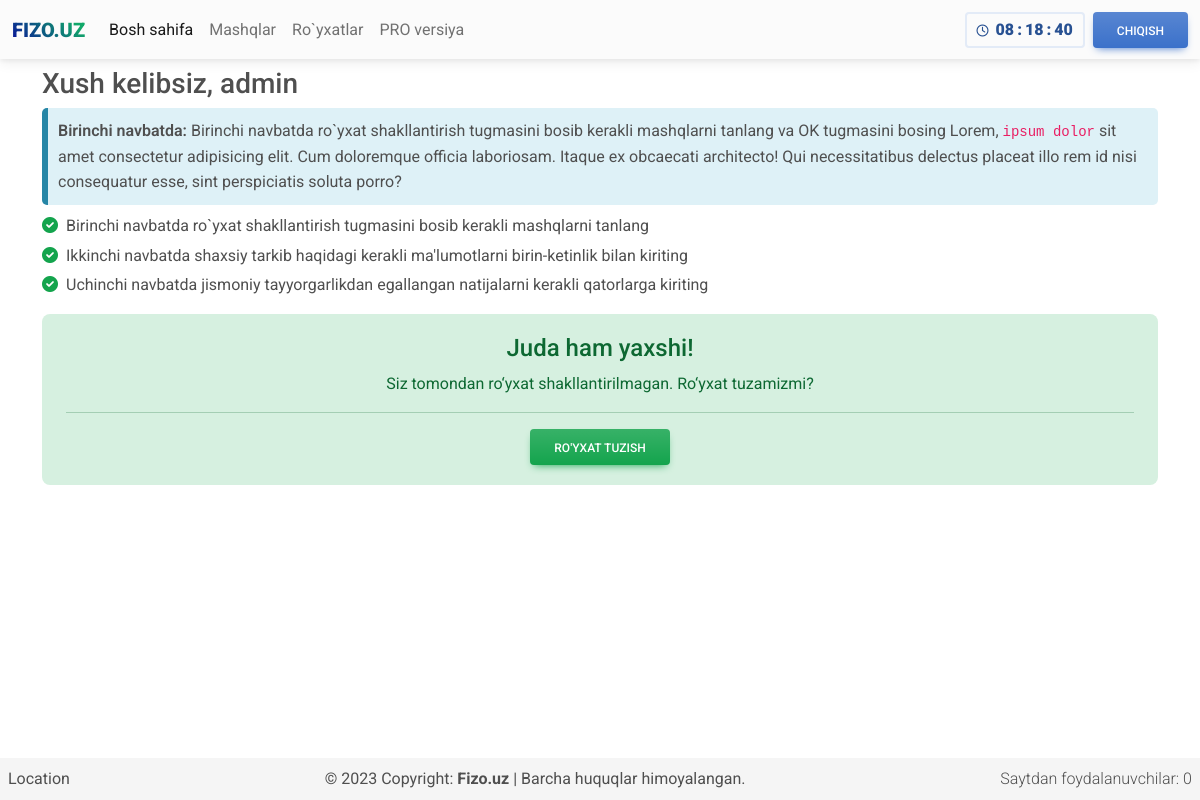
Before: /vedemosti.php (signed in) with the older database file.
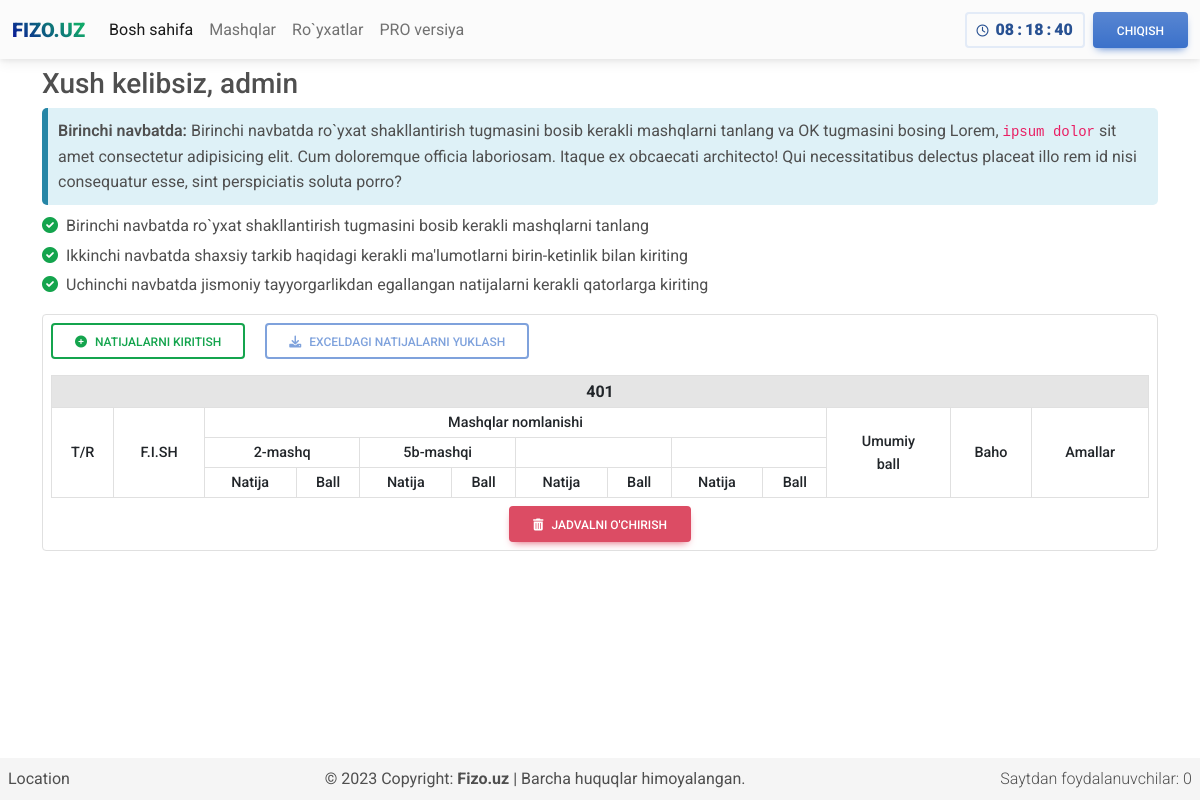
After: the same page with the newer database file.
### tables this page shows
CREATE TABLE `users` (
  `id` int(11) NOT NULL,
  `username` varchar(255) NOT NULL,
  `password` varchar(255) NOT NULL,
  `name` varchar(255) NOT NULL,
  `bolinmanomi` varchar(255) DEFAULT NULL,
  `1-mashq` varchar(255) DEFAULT NULL,
  `2-mashq` varchar(255) DEFAULT NULL,
  `3-mashq` varchar(255) DEFAULT NULL,
  `4-mashq` varchar(255) DEFAULT NULL
);

### vedemosti.php (the view, shortened to what the changed rows need)
<?php
if (isset($_SESSION['id']) && isset($_SESSION['username'])) {
include 'db_conn.php';
$resuserbolinma = mysqli_query($conn, "SELECT * FROM userbolinma");
$row_bolinmanomi = mysqli_fetch_row(mysqli_query($conn, "SELECT bolinmanomi, `1-mashq`, `2-mashq`, `3-mashq`, `4-mashq` FROM users WHERE `id` =".$_SESSION['id']));
$bolinmanomi = $row_bolinmanomi[0];
$mashqnomi1 = mysqli_fetch_row(mysqli_query($conn, "SELECT `mashq_nomi`, mashq_server_nomi FROM mashqlar WHERE `mashqlar_id` = '$row_bolinmanomi[1]'"));
$mashqnomi2 = mysqli_fetch_row(mysqli_query($conn, "SELECT `mashq_nomi`, mashq_server_nomi FROM mashqlar WHERE `mashqlar_id` = '$row_bolinmanomi[2]'"));
$mashqnomi3 = mysqli_fetch_row(mysqli_query($conn, "SELECT `mashq_nomi`, mashq_server_nomi FROM mashqlar WHERE `mashqlar_id` = '$row_bolinmanomi[3]'"));
$mashqnomi4 = mysqli_fetch_row(mysqli_query($conn, "SELECT `mashq_nomi`, mashq_server_nomi FROM mashqlar WHERE `mashqlar_id` = '$row_bolinmanomi[4]'"));
 ?>
<!DOCTYPE html>
<html>
<head>
	<link rel="stylesheet" type="text/css" href="style.css">
     <link href="https://cdnjs.cloudflare.com/ajax/libs/font-awesome/6.0.0/css/all.min.css" rel="stylesheet" />
     <link href="https://cdn.jsdelivr.net/npm/bootstrap@5.3.0-alpha3/dist/css/bootstrap.min.css" rel="stylesheet">
     <link rel="stylesheet" href="css/mdb.min.css" />
</head>
<body>
     <main>
          <div class="container mt-1 mt-1">
               <section class="pb-4">
                    <?php
                    if(empty($bolinmanomi) === true){
                    ?>
                    <div class="container divroyxat p-0">
                         <div class="alert alert-success royxat">
                              <div class="d-flex justify-content-center">
                              <h4>Juda ham yaxshi!</h4>
                              </div>
                              <div class="d-flex justify-content-center dobavit">
                              <p class="royxat">Siz tomondan ro‘yxat shakllantirilmagan. Ro‘yxat tuzamizmi?</p>
                              </div>
                              <hr>
                              <div class="d-flex justify-content-center dobavit">
                                   <button type="button" class="btn btn-success bg-gradient" data-bs-toggle="modal" data-bs-target="#ModalCreateTable">Ro'yxat tuzish</button>
                              </div>
                              </div>
                         </div>
                    </div>
                    <?php
                    } else {
                    ?>
                    <div class="bg-white border rounded-2">
                    <button type="button" class="btn btn-outline-success m-2" data-mdb-ripple-color="dark" data-bs-toggle="modal" data-bs-target="#ModalInsertNatija"><i class="fas fa-plus-circle me-2"></i>Natijalarni kiritish</button>
                    <button type="button" class="btn btn-outline-primary m-2 disabled" data-mdb-ripple-color="dark"><i class="fas fa-download me-2"></i>Exceldagi natijalarni yuklash</button>
                    <section class="w-100 p-2 text-center table-responsive">
                         <table id="datatable" class="table table-bordered m-0">
                                   <thead>
                                        <tr class="table-active">
                                        <?php
                                        while ($row = mysqli_fetch_array($resuserbolinma)) {
                                        ?>
                                             <th colspan="14">
                                                  <p class="bolinma_nomi"><?php echo $row_bolinmanomi[0]; ?></p>
                                             </th>
                                        <?php
                                        }
                                        ?>
                                        </tr>
                                        <tr>
                                             <th rowspan="3">T/R</th>
                                             <th rowspan="3">F.I.SH</th>
                                             <th colspan="8">Mashqlar nomlanishi</th>
                                             <th rowspan="3">Umumiy <br> ball</th>
                                             <th rowspan="3">Baho</th>
                                             <th rowspan="3">Amallar</th>
                                        </tr>
                                        <tr>
                                             <th colspan="2"><?php echo $mashqnomi1[0] ?></th>
                                             <th colspan="2"><?php echo $mashqnomi2[0] ?></th>
                                             <th colspan="2"><?php echo $mashqnomi3[0] ?></th>
                                             <th colspan="2"><?php echo $mashqnomi4[0] ?></th>
                                        </tr>
                                        <tr>
                                             <th>Natija</th>
                                             <th>Ball</th>
                                             <th>Natija</th>
                                             <th>Ball</th>
                                             <th>Natija</th>
                                             <th>Ball</th>
                                             <th>Natija</th>
                                             <th>Ball</th>
                                        </tr>
                                   </thead>
                         </table>
                              <div>
                                   <button type="submit" class="btn btn-danger mt-2" data-mdb-ripple-color="dark" data-bs-toggle="modal" data-bs-target="#ModalDeleteTable"><i class="fas fa-trash-can me-2"></i>Jadvalni o'chirish</button>
                              </div>
                    </section>
                    </div>
                    <?php
                    }
                     ?>
               </section>
          </div>
     </main>
</body>
<br>
</html>
<?php
}else{
     header("Location: index.php");
     exit();
}
?>

Changed rows visible on the page:
now on this page (row edited): users: bolinmanomi "401"
Other visible differences:
$mashqnomi1[0]: (not shown) → "2-mashq"
$mashqnomi2[0]: (not shown) → "5b-mashqi"
text no longer shown: "Juda ham yaxshi! Siz tomondan ro‘yxat shakllantirilmagan. Ro‘yxat tuzamizmi? RO'YXAT TUZISH"
text now shown: "NATIJALARNI KIRITISH EXCELDAGI NATIJALARNI YUKLASH T/R F.I.SH Mashqlar nomlanishi Umumiy ball Baho Amallar Natija Ball Natija Ball Natija Ball Natija Ball JADVALNI O'CHIRISH"
